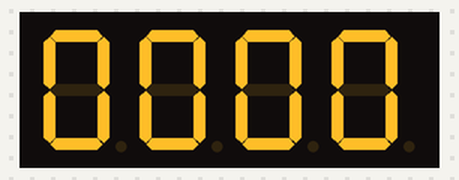
The sketch below on a simulated Arduino Uno, built with avr-gcc and run on an emulated ATmega328P. Shown: 4-digit seven-segment display. Wiring (inferred from the names in the program): 4-digit 7-segment display, segments lit when LOW: segments pin 9, pin 10, pin 11, pin 12, pin 13, pin 14, pin 15; digit selects pin 5, pin 6, pin 7, pin 8. The segment pins are drawn as the display they are named for.

Above: at 0.11 s.
At 4.75 s:
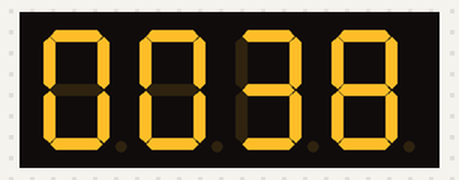
At 9.39 s:
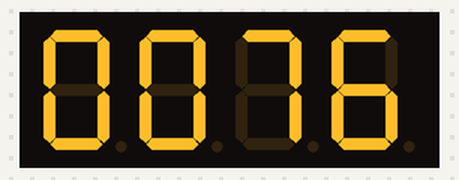
At 20.13 s:
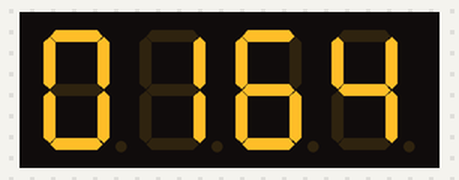
At 29.89 s:
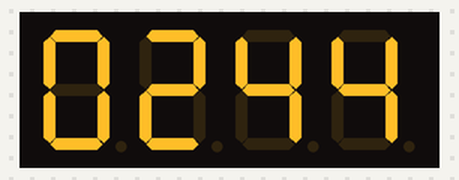
At 39.53 s:
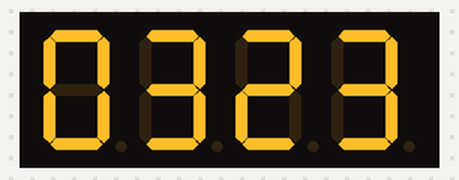

The sketch:

sketch_feb06a.ino
```cpp
#include<EEPROM.h>

int pinA = 9;  //defines the pin number
int pinB =10;
int pinC = 11;
int pinD = 12;
int pinE = 13;
int pinF = 14;
int pinG = 15;
int D1 = 5;
int D2 = 6;
int D3 = 7;
int D4 = 8;
int sec1;
int sec2;
int sec3;
int sec4;
unsigned long int counter;

// the setup routine runs once when you press reset:
void setup() {
  // initialize the digital pins as outputs.
  pinMode(pinA, OUTPUT);
  pinMode(pinB, OUTPUT);
  pinMode(pinC, OUTPUT);
  pinMode(pinD, OUTPUT);
  pinMode(pinE, OUTPUT);
  pinMode(pinF, OUTPUT);
  pinMode(pinG, OUTPUT);
  pinMode(D1, OUTPUT);
  pinMode(D2, OUTPUT);
  pinMode(D3, OUTPUT);
  pinMode(D4, OUTPUT);
  /*digitalWrite(D1, LOW);
  digitalWrite(D2, LOW);
  digitalWrite(D3, LOW);
  digitalWrite(D4, LOW);*/
}

void loop() {
  // put your main code here, to run repeatedly:
  //determines the counter
 if (counter >= 1000){
  counter = 0;
  //increment of first digit unit place
  sec4= sec4+1;
 }
 //if unit place = 9 then it will be zero and tenth place will be counting with unit place
 if (sec4 == 10){
  sec4 = 0;
  //increment of tenth place
  sec3 = sec3 + 1;
  //when tenth place = 9 it makes it zero and hundereth place starts counting
  if (sec3 ==10){
    sec3=0;
    //increment the hundereth place
    sec2= sec2 +1;
  }
  //when hundereth place = 9 it makes zero and starts counting at thousandth place
  if(sec2 == 10){
    sec2=0;
    //increment the thousandth place
    sec1=sec1 + 1;
  }
  //when thousandth place equals to 9 makes it zero and makes the counter restart
  if (sec1 == 10){
    sec1=0;
  }
 }
led1(sec1);  //dispay unit place
delay(3);
led2(sec2);  // display tenth place
delay(3);
led3(sec3);  // display hundereth place
delay(3);
led4(sec4);  // display thousandth place
delay(3);
counter = counter+100;
}

//define first LED segment to turn on and diplay specific numbers
void led4(int a){
  int t1=100;
  digitalWrite(D4, HIGH);
  digitalWrite(D3,LOW);
  digitalWrite(D2, LOW);
  digitalWrite(D1, LOW);
  //switch to the number to call specific it and display
  switch (a) {
    case 0:
      zero(t1);
      break;
    case 1:
      one(t1);
      break;
    case 2:
      two(t1);
      break;
    case 3:
      three(t1);
      break;
    case 4:
      four(t1);
      break;
    case 5:
      five(t1);
      break;
    case 6:
      six(t1);
      break;
    case 7:
      seven(t1);
      break;
    case 8:
      eight(t1);
      break;
    case 9:
      nine(t1);
      break;
  }
}
//define second LED segment to turn on and diplay specific numbers
void led3(int b){
  int t2=10;
  digitalWrite(D4,LOW);
  digitalWrite(D3, HIGH);
  digitalWrite(D2, LOW);
  digitalWrite(D1, LOW);
  //switch to the number to call specific it and display
  switch (b) {
    case 0:
      zero(t2);
      break;
    case 1:
      one(t2);
      break;
    case 2:
      two(t2);
      break;
    case 3:
      three(t2);
      break;
    case 4:
      four(t2);
      break;
    case 5:
      five(t2);
      break;
    case 6:
      six(t2);
      break;
    case 7:
      seven(t2);
      break;
    case 8:
      eight(t2);
      break;
    case 9:
      nine(t2);
      break;
  }
}
void led2(int c){
  int t1=100;
  digitalWrite(D4, LOW);
  digitalWrite(D3,LOW);
  digitalWrite(D2, HIGH);
  digitalWrite(D1, LOW);
  //switch to the number to call specific it and display
  switch (c) {
    case 0:
      zero(t1);
      break;
    case 1:
      one(t1);
      break;
    case 2:
      two(t1);
      break;
    case 3:
      three(t1);
      break;
    case 4:
      four(t1);
      break;
    case 5:
      five(t1);
      break;
    case 6:
      six(t1);
      break;
    case 7:
      seven(t1);
      break;
    case 8:
      eight(t1);
      break;
    case 9:
      nine(t1);
      break;
  }
}
void led1(int d){
  int t1=100;
  digitalWrite(D4, LOW);
  digitalWrite(D3,LOW);
  digitalWrite(D2, LOW);
  digitalWrite(D1, HIGH);
  //switch to the number to call specific it and display
  switch (d) {
    case 0:
      zero(t1);
      break;
    case 1:
      one(t1);
      break;
    case 2:
      two(t1);
      break;
    case 3:
      three(t1);
      break;
    case 4:
      four(t1);
      break;
    case 5:
      five(t1);
      break;
    case 6:
      six(t1);
      break;
    case 7:
      seven(t1);
      break;
    case 8:
      eight(t1);
      break;
    case 9:
      nine(t1);
      break;
  }
}
// 0 to 9 number outputs to display on the segment
void zero(int t){
  digitalWrite(pinA, LOW);
  digitalWrite(pinB, LOW);
  digitalWrite(pinC, LOW);
  digitalWrite(pinD, LOW);
  digitalWrite(pinE, LOW);
  digitalWrite(pinF, LOW);
  digitalWrite(pinG, HIGH);
  //delay(t);
}
void one(int t ){
  digitalWrite(pinA, HIGH);
  digitalWrite(pinB, LOW);
  digitalWrite(pinC, LOW);
  digitalWrite(pinD, HIGH);
  digitalWrite(pinE, HIGH);
  digitalWrite(pinF, HIGH);
  digitalWrite(pinG, HIGH);
  //delay(t);               // wait for a second

}
void two(int t){
  digitalWrite(pinA, LOW);
  digitalWrite(pinB, LOW);
  digitalWrite(pinC, HIGH);
  digitalWrite(pinD, LOW);
  digitalWrite(pinE, LOW);
  digitalWrite(pinF, HIGH);
  digitalWrite(pinG, LOW);
  //delay(t);
}
void three(int t){
  digitalWrite(pinA, LOW);
  digitalWrite(pinB, LOW);
  digitalWrite(pinC, LOW);
  digitalWrite(pinD, LOW);
  digitalWrite(pinE, HIGH);
  digitalWrite(pinF, HIGH);
  digitalWrite(pinG, LOW);
  //delay(t);
}
void four(int t){
  digitalWrite(pinA, HIGH);
  digitalWrite(pinB, LOW);
  digitalWrite(pinC, LOW);
  digitalWrite(pinD, HIGH);
  digitalWrite(pinE, HIGH);
  digitalWrite(pinF, LOW);
  digitalWrite(pinG, LOW);
  //delay(t);               // wait for a second

}
void five(int t){
  digitalWrite(pinA, LOW);
  digitalWrite(pinB, HIGH);
  digitalWrite(pinC, LOW);
  digitalWrite(pinD, LOW);
  digitalWrite(pinE, HIGH);
  digitalWrite(pinF, LOW);
  digitalWrite(pinG, LOW);
  //delay(t);               // wait for a second
}
void six(int t){
  digitalWrite(pinA, LOW);
  digitalWrite(pinB, HIGH);
  digitalWrite(pinC, LOW);
  digitalWrite(pinD, LOW);
  digitalWrite(pinE, LOW);
  digitalWrite(pinF, LOW);
  digitalWrite(pinG, LOW);
  //delay(t);               // wait for a second

}
void seven(int t){
  digitalWrite(pinA, LOW);
  digitalWrite(pinB, LOW);
  digitalWrite(pinC, LOW);
  digitalWrite(pinD, HIGH);
  digitalWrite(pinE, HIGH);
  digitalWrite(pinF, HIGH);
  digitalWrite(pinG, HIGH);
  //delay(t);               // wait for a second


}
void eight(int t){
  digitalWrite(pinA, LOW);
  digitalWrite(pinB, LOW);
  digitalWrite(pinC, LOW);
  digitalWrite(pinD, LOW);
  digitalWrite(pinE, LOW);
  digitalWrite(pinF, LOW);
  digitalWrite(pinG, LOW);
  //delay(t);
}
void nine(int t){
  digitalWrite(pinA, LOW);
  digitalWrite(pinB, LOW);
  digitalWrite(pinC, LOW);
  digitalWrite(pinD, HIGH);
  digitalWrite(pinE, HIGH);
  digitalWrite(pinF, LOW);
  digitalWrite(pinG, LOW);
  //delay(t);               // wait for a second

}
```
